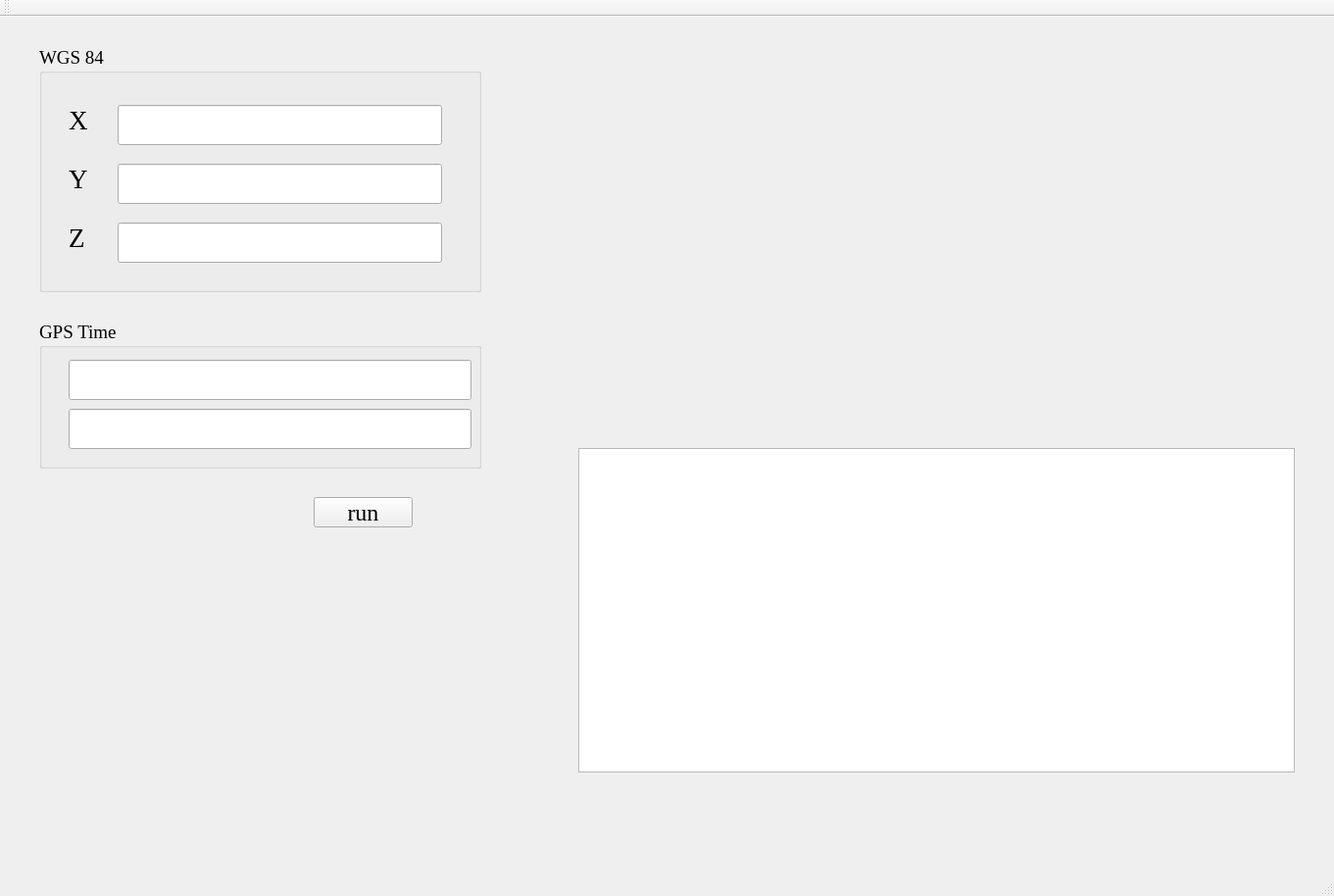
<?xml version="1.0" encoding="UTF-8"?>
<ui version="4.0">
 <class>HEU_AGNSS</class>
 <widget class="QMainWindow" name="HEU_AGNSS">
  <property name="geometry">
   <rect>
    <x>0</x>
    <y>0</y>
    <width>1361</width>
    <height>914</height>
   </rect>
  </property>
  <property name="windowTitle">
   <string>HEU_AGNSS</string>
  </property>
  <property name="windowIcon">
   <iconset resource="resources.qrc">
    <normaloff>:/resources/icon1.png</normaloff>:/resources/icon1.png</iconset>
  </property>
  <widget class="QWidget" name="centralWidget">
   <widget class="QLineEdit" name="lineEdit_x">
    <property name="geometry">
     <rect>
      <x>120</x>
      <y>90</y>
      <width>331</width>
      <height>41</height>
     </rect>
    </property>
    <property name="font">
     <font>
      <family>Times New Roman</family>
      <pointsize>16</pointsize>
      <weight>50</weight>
      <bold>false</bold>
     </font>
    </property>
    <property name="readOnly">
     <bool>true</bool>
    </property>
   </widget>
   <widget class="QLineEdit" name="lineEdit_z">
    <property name="geometry">
     <rect>
      <x>120</x>
      <y>210</y>
      <width>331</width>
      <height>41</height>
     </rect>
    </property>
    <property name="font">
     <font>
      <family>Times New Roman</family>
      <pointsize>16</pointsize>
      <weight>50</weight>
      <bold>false</bold>
     </font>
    </property>
    <property name="readOnly">
     <bool>true</bool>
    </property>
   </widget>
   <widget class="QLineEdit" name="lineEdit_y">
    <property name="geometry">
     <rect>
      <x>120</x>
      <y>150</y>
      <width>331</width>
      <height>41</height>
     </rect>
    </property>
    <property name="font">
     <font>
      <family>Times New Roman</family>
      <pointsize>16</pointsize>
      <weight>50</weight>
      <bold>false</bold>
     </font>
    </property>
    <property name="readOnly">
     <bool>true</bool>
    </property>
   </widget>
   <widget class="QLabel" name="label">
    <property name="geometry">
     <rect>
      <x>70</x>
      <y>90</y>
      <width>41</width>
      <height>31</height>
     </rect>
    </property>
    <property name="font">
     <font>
      <family>Times New Roman</family>
      <pointsize>20</pointsize>
     </font>
    </property>
    <property name="text">
     <string>X</string>
    </property>
   </widget>
   <widget class="QLabel" name="label_2">
    <property name="geometry">
     <rect>
      <x>70</x>
      <y>150</y>
      <width>41</width>
      <height>31</height>
     </rect>
    </property>
    <property name="font">
     <font>
      <family>Times New Roman</family>
      <pointsize>20</pointsize>
     </font>
    </property>
    <property name="text">
     <string>Y</string>
    </property>
   </widget>
   <widget class="QLabel" name="label_3">
    <property name="geometry">
     <rect>
      <x>70</x>
      <y>210</y>
      <width>41</width>
      <height>31</height>
     </rect>
    </property>
    <property name="font">
     <font>
      <family>Times New Roman</family>
      <pointsize>20</pointsize>
     </font>
    </property>
    <property name="text">
     <string>Z</string>
    </property>
   </widget>
   <widget class="QPushButton" name="run_engineering">
    <property name="geometry">
     <rect>
      <x>320</x>
      <y>490</y>
      <width>101</width>
      <height>31</height>
     </rect>
    </property>
    <property name="font">
     <font>
      <family>Times New Roman</family>
      <pointsize>18</pointsize>
     </font>
    </property>
    <property name="text">
     <string>run</string>
    </property>
   </widget>
   <widget class="QGroupBox" name="groupBox">
    <property name="geometry">
     <rect>
      <x>40</x>
      <y>30</y>
      <width>451</width>
      <height>251</height>
     </rect>
    </property>
    <property name="font">
     <font>
      <family>Times New Roman</family>
      <pointsize>14</pointsize>
     </font>
    </property>
    <property name="title">
     <string>WGS 84</string>
    </property>
   </widget>
   <widget class="QLineEdit" name="lineTime">
    <property name="geometry">
     <rect>
      <x>70</x>
      <y>350</y>
      <width>411</width>
      <height>41</height>
     </rect>
    </property>
    <property name="font">
     <font>
      <family>Times New Roman</family>
      <pointsize>16</pointsize>
      <weight>50</weight>
      <bold>false</bold>
     </font>
    </property>
    <property name="readOnly">
     <bool>true</bool>
    </property>
   </widget>
   <widget class="QLineEdit" name="lineTime_2">
    <property name="geometry">
     <rect>
      <x>70</x>
      <y>400</y>
      <width>411</width>
      <height>41</height>
     </rect>
    </property>
    <property name="font">
     <font>
      <family>Times New Roman</family>
      <pointsize>16</pointsize>
      <weight>50</weight>
      <bold>false</bold>
     </font>
    </property>
    <property name="readOnly">
     <bool>true</bool>
    </property>
   </widget>
   <widget class="skyview" name="sky" native="true">
    <property name="geometry">
     <rect>
      <x>590</x>
      <y>40</y>
      <width>731</width>
      <height>361</height>
     </rect>
    </property>
   </widget>
   <widget class="Widget" name="widget_2" native="true">
    <property name="geometry">
     <rect>
      <x>590</x>
      <y>440</y>
      <width>731</width>
      <height>331</height>
     </rect>
    </property>
    <widget class="QTextEdit" name="info_textEdit">
     <property name="geometry">
      <rect>
       <x>0</x>
       <y>0</y>
       <width>731</width>
       <height>331</height>
      </rect>
     </property>
    </widget>
   </widget>
   <widget class="QGroupBox" name="groupBox_2">
    <property name="geometry">
     <rect>
      <x>40</x>
      <y>310</y>
      <width>451</width>
      <height>151</height>
     </rect>
    </property>
    <property name="font">
     <font>
      <family>Times New Roman</family>
      <pointsize>14</pointsize>
     </font>
    </property>
    <property name="title">
     <string>GPS Time</string>
    </property>
   </widget>
   <zorder>groupBox_2</zorder>
   <zorder>groupBox</zorder>
   <zorder>lineEdit_x</zorder>
   <zorder>lineEdit_z</zorder>
   <zorder>lineEdit_y</zorder>
   <zorder>label</zorder>
   <zorder>label_2</zorder>
   <zorder>label_3</zorder>
   <zorder>run_engineering</zorder>
   <zorder>lineTime</zorder>
   <zorder>lineTime_2</zorder>
   <zorder>sky</zorder>
   <zorder>widget_2</zorder>
  </widget>
  <widget class="QMenuBar" name="menuBar">
   <property name="geometry">
    <rect>
     <x>0</x>
     <y>0</y>
     <width>1361</width>
     <height>21</height>
    </rect>
   </property>
  </widget>
  <widget class="QToolBar" name="mainToolBar">
   <attribute name="toolBarArea">
    <enum>TopToolBarArea</enum>
   </attribute>
   <attribute name="toolBarBreak">
    <bool>false</bool>
   </attribute>
  </widget>
  <widget class="QStatusBar" name="statusBar"/>
 </widget>
 <layoutdefault spacing="6" margin="11"/>
 <customwidgets>
  <customwidget>
   <class>skyview</class>
   <extends>QWidget</extends>
   <header>skyview.h</header>
   <container>1</container>
  </customwidget>
  <customwidget>
   <class>Widget</class>
   <extends>QWidget</extends>
   <header location="global">widget.h</header>
   <container>1</container>
  </customwidget>
 </customwidgets>
 <resources>
  <include location="resources.qrc"/>
 </resources>
 <connections/>
</ui>
